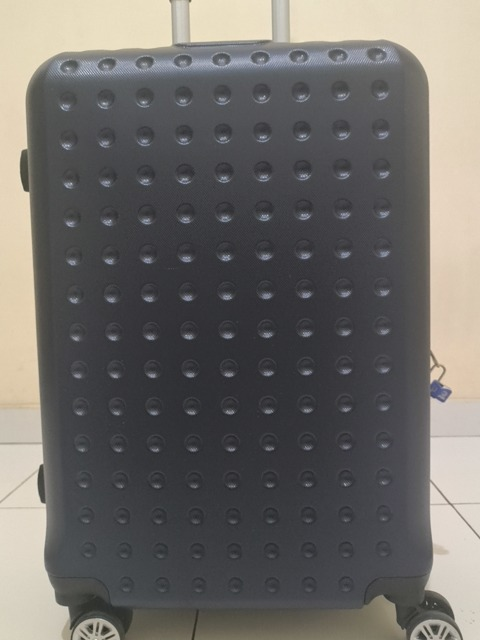
#> input picture results/captures/images/visual_evaluation_blind_v2/VE-002.jpg, 480 x 640 px; its folder holds only this picture in this run
$ python build_visual_review_contact_sheets.py
#> lines starting #> are read from the running program, lines starting #| are printed output that depends on the picture
import argparse
from pathlib import Path

from PIL import Image, ImageDraw, ImageFont


def build_contact_sheets(
    image_dir: Path,
    output_dir: Path,
    *,
    columns: int = 3,
    rows: int = 2,
) -> list[Path]:
#> called with columns = 3, rows = 2
    image_paths = sorted(image_dir.glob("VE-*.jpg"))
    if not image_paths:
        raise ValueError(f"Gambar blind tidak ditemukan: {image_dir}")
    output_dir.mkdir(parents=True, exist_ok=True)
    font = ImageFont.load_default(size=24)
    sample = Image.open(image_paths[0])
#> sample is the input picture: PIL image 480x640 RGB; mean R, G, B 109.7, 106.9, 103.8
    cell_width = sample.width
#> cell_width = 480
    cell_height = sample.height + 40
#> cell_height = 680
    per_sheet = columns * rows
    outputs: list[Path] = []
    for sheet_index, start in enumerate(range(0, len(image_paths), per_sheet), 1):
        sheet_paths = image_paths[start : start + per_sheet]
        sheet = Image.new(
            "RGB",
            (columns * cell_width, rows * cell_height),
            "white",
        )
#> sheet: PIL image 1440x1360 RGB; every value is 255
        draw = ImageDraw.Draw(sheet)
        for index, image_path in enumerate(sheet_paths):
            image = Image.open(image_path).convert("RGB")
            column = index % columns
            row = index // columns
            x = column * cell_width
#> x = 0
            y = row * cell_height
#> y = 0
            sheet.paste(image, (x, y + 40))
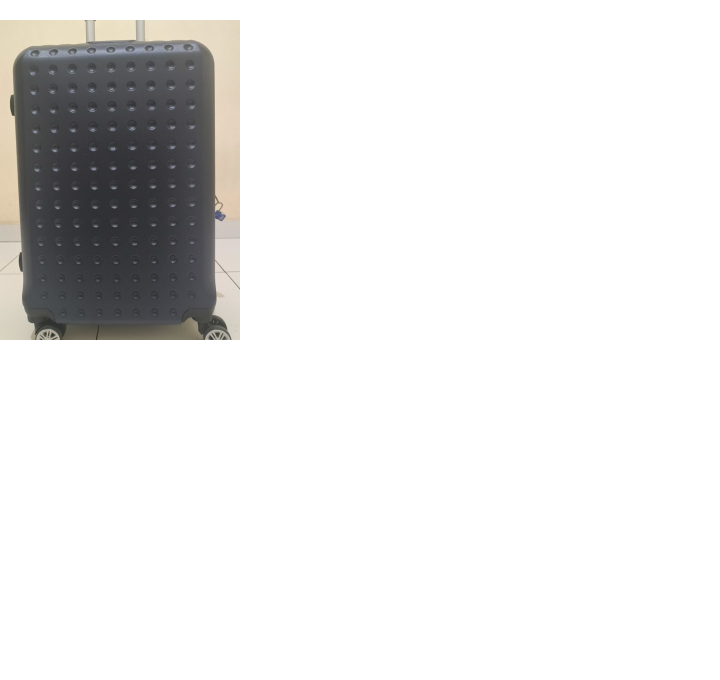
#> sheet: PIL image 1440x1360 RGB (shown at 1/2 size); mean R, G, B 232.2, 231.8, 231.3
            draw.text((x + 8, y + 7), image_path.stem, fill="black", font=font)
        output_path = output_dir / f"blind_review_sheet_{sheet_index:02d}.jpg"
        sheet.save(output_path, quality=95)
        outputs.append(output_path)
    return outputs


def main() -> None:
    parser = argparse.ArgumentParser(description="Bangun contact sheet gambar evaluasi blind.")
    parser.add_argument(
        "--image-dir",
        type=Path,
        default=Path("results/captures/images/visual_evaluation_blind_v2"),
    )
    parser.add_argument(
        "--output-dir",
        type=Path,
        default=Path("results/captures/visual_review_contact_sheets_v2"),
    )
    args = parser.parse_args()
    outputs = build_contact_sheets(args.image_dir, args.output_dir)
    print("\n".join(path.as_posix() for path in outputs))


if __name__ == "__main__":
    main()

$ run again, on results/captures/images/visual_evaluation_blind_v2/VE-020.jpg
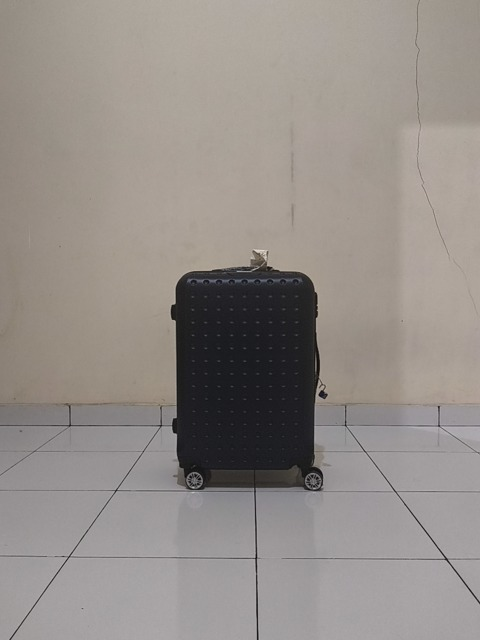
#> input picture results/captures/images/visual_evaluation_blind_v2/VE-020.jpg, 480 x 640 px
#> in build_contact_sheets, sample is the input picture: PIL image 480x640 RGB; mean R, G, B 148, 141.6, 136.8
#> in build_contact_sheets, `sheet.paste(image, (x, y + 40))`:
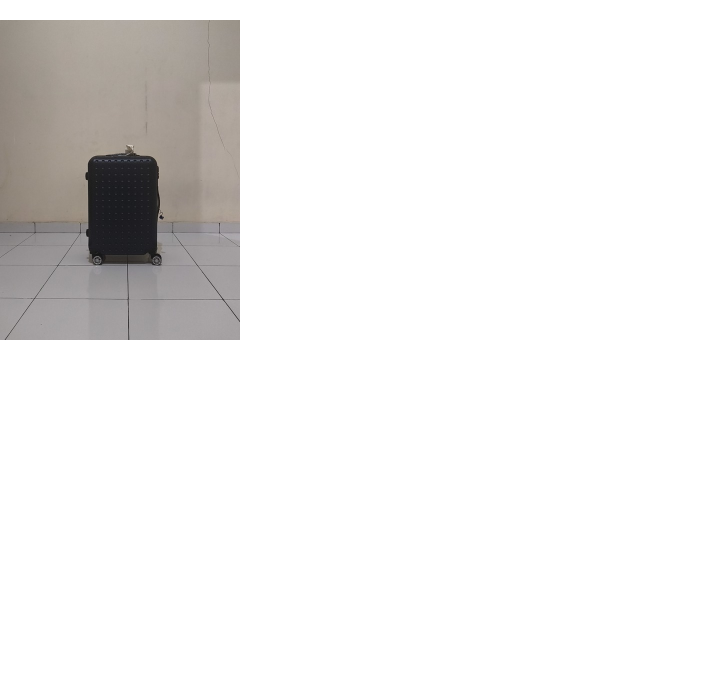
#> sheet: PIL image 1440x1360 RGB (shown at 1/2 size); mean R, G, B 238.2, 237.2, 236.5

$ run again, on results/captures/images/visual_evaluation_blind_v2/VE-021.jpg
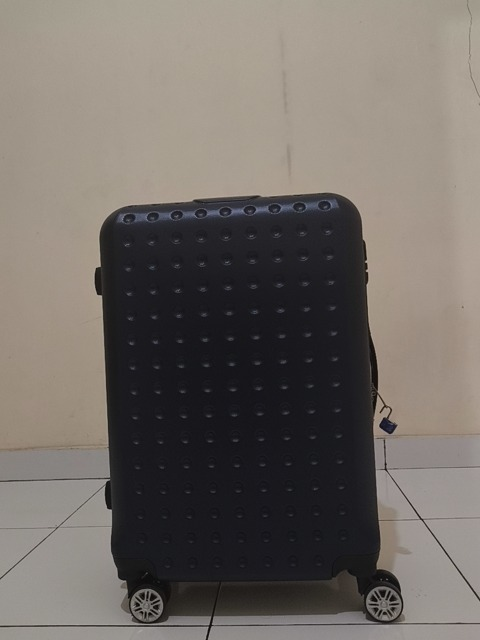
#> input picture results/captures/images/visual_evaluation_blind_v2/VE-021.jpg, 480 x 640 px
#> in build_contact_sheets, sample is the input picture: PIL image 480x640 RGB; mean R, G, B 113.3, 106.8, 101.4
#> in build_contact_sheets, `sheet.paste(image, (x, y + 40))`:
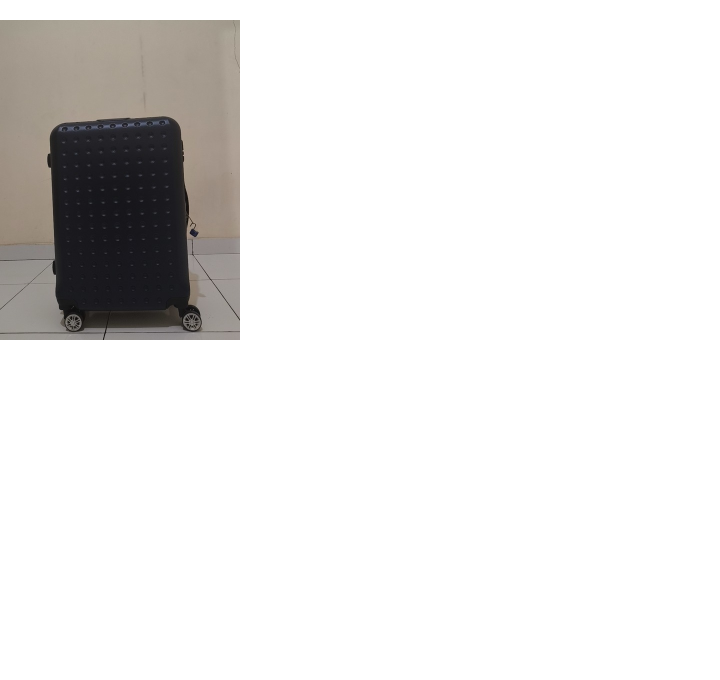
#> sheet: PIL image 1440x1360 RGB (shown at 1/2 size); mean R, G, B 232.8, 231.8, 230.9

$ run again, on results/captures/images/visual_evaluation_blind_v2/VE-024.jpg
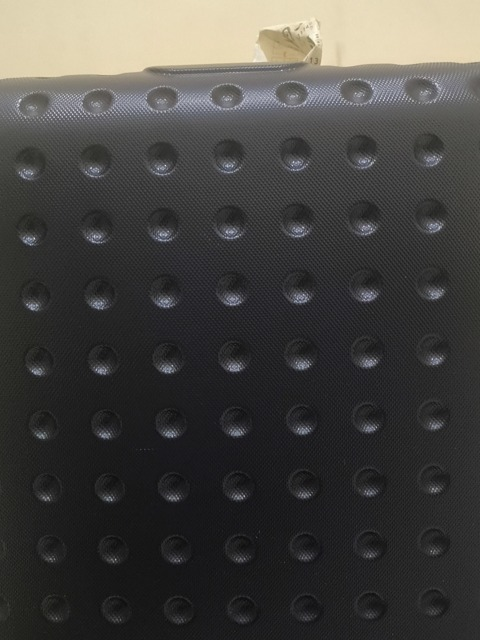
#> input picture results/captures/images/visual_evaluation_blind_v2/VE-024.jpg, 480 x 640 px
#> in build_contact_sheets, sample is the input picture: PIL image 480x640 RGB; mean R, G, B 69.5, 68, 65
#> in build_contact_sheets, `sheet.paste(image, (x, y + 40))`:
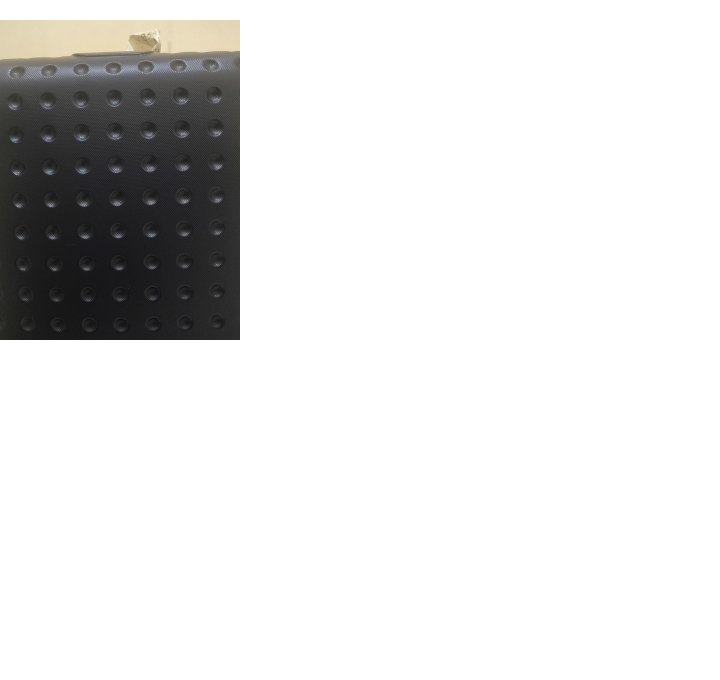
#> sheet: PIL image 1440x1360 RGB (shown at 1/2 size); mean R, G, B 225.9, 225.7, 225.2
